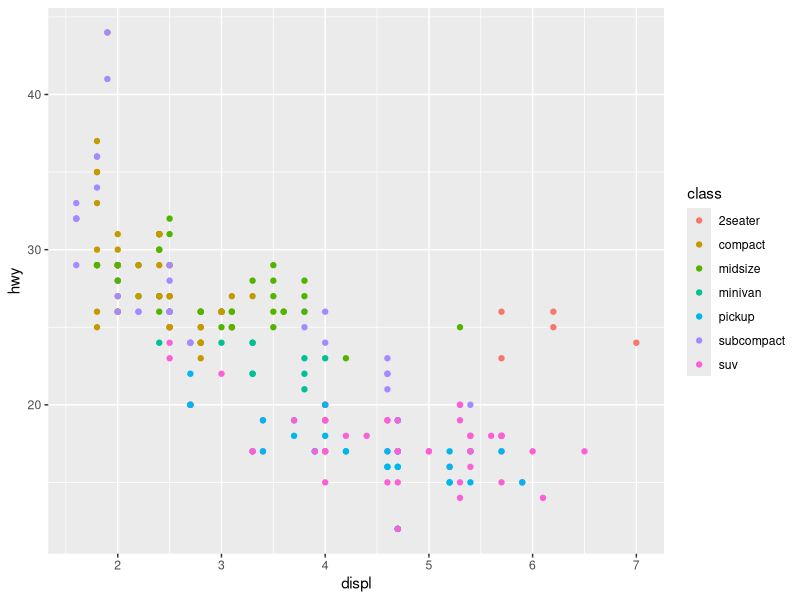
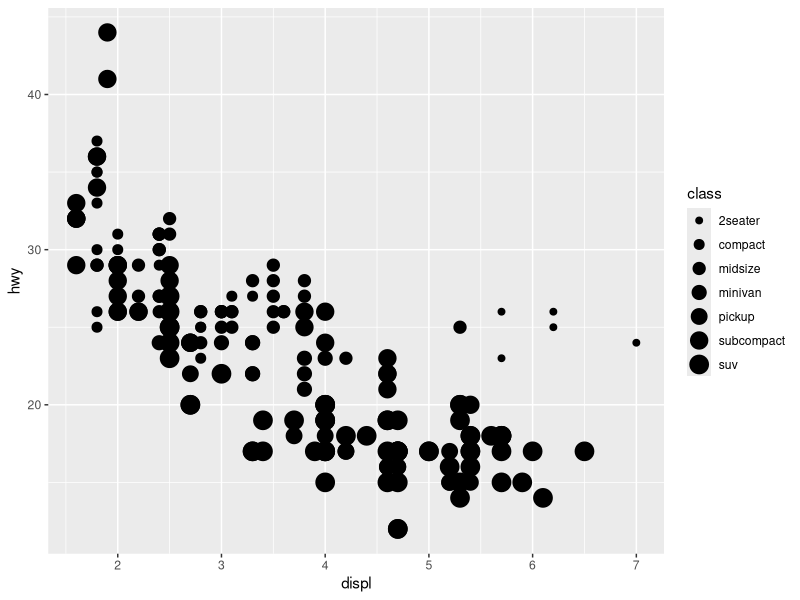
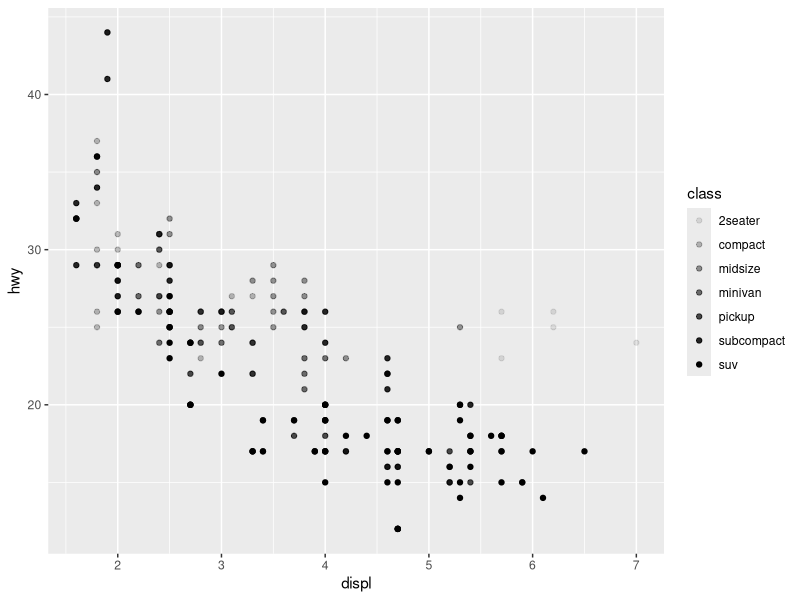
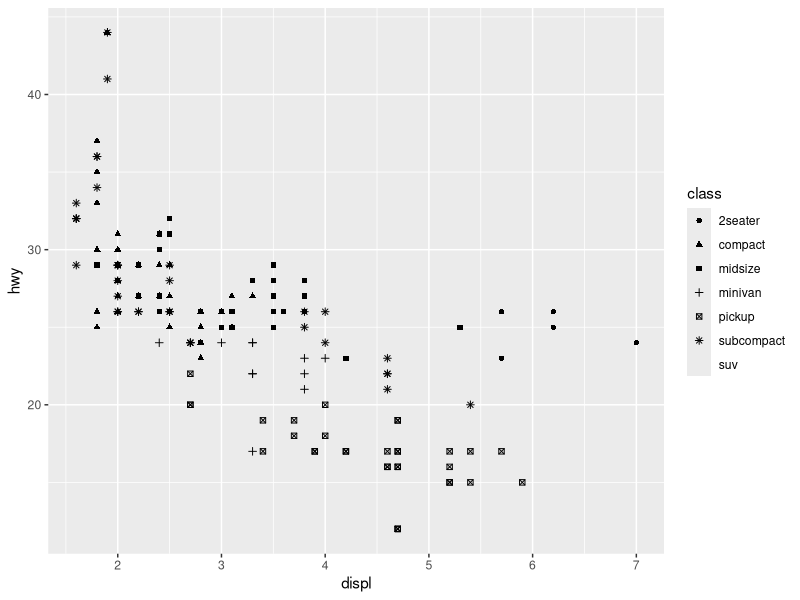
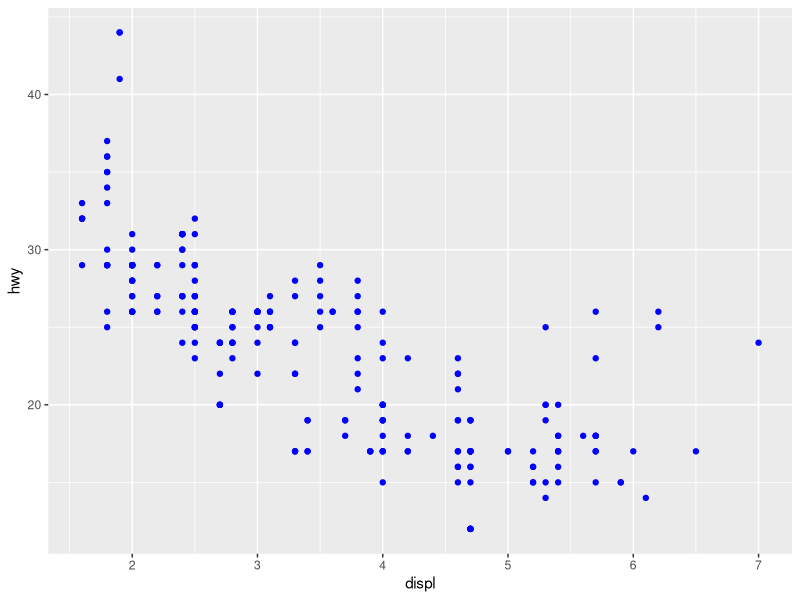
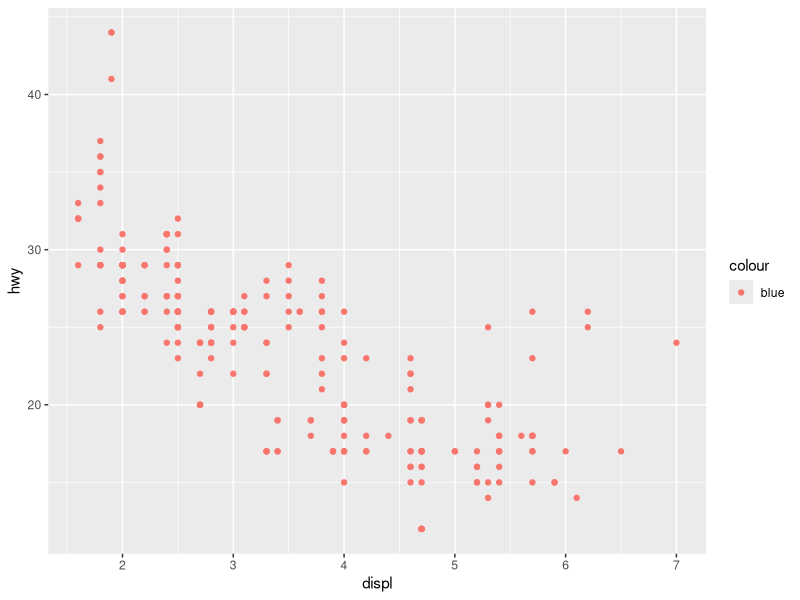

Recreate these plots in R, in order.
## ---- chunk 1
library(tidyverse)

knitr::opts_chunk$set(fig.height = 3, fig.width = 6)

Sys.setlocale(locale = "Lithuanian")
## ---- chunk 2
 ggplot(data = mpg) + 
    geom_point(mapping = aes(x = displ, y = hwy, color = class)) 
## ---- chunk 3
ggplot(data = mpg) + 
     geom_point(mapping = aes(x = displ, y = hwy, size = class)) 
## ---- chunk 4
# alpha – permatomumo skalė
ggplot(data = mpg) + 
    geom_point(mapping = aes(x = displ, y = hwy, alpha = class)) 
## ---- chunk 5
# shape – formų skalė
 ggplot(data = mpg) +
   geom_point(mapping = aes(x = displ, y = hwy, shape = class)) 
## ---- chunk 6
ggplot(data = mpg) + 
     geom_point(mapping = aes(x = displ, y = hwy), color = "blue") 
## ---- chunk 7
ggplot(data = mpg) + 
  geom_point(mapping = aes(x = displ, y = hwy, color = "blue"))
## ---- chunk 8

## ---- chunk 9

## ---- chunk 10

## ---- chunk 11

## ---- chunk 12

## ---- chunk 13

## ---- chunk 14

## ---- chunk 15

## ---- chunk 16

